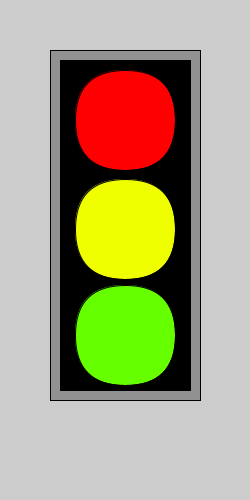
Frame 1 (no input)
Frame 60 (the mouse pressed at the canvas centre just before this capture): identical to frame 1, image omitted
Frame 120 (the mouse held since frame 60 and released just before this capture): identical to frame 1, image omitted

The Processing sketch that drew this single still picture (run headless with seeded random() and noise(); from frame 60 on, the mouse is pressed at the canvas centre):

// Processing sketch: taskThree
// ── taskThree.pde
color red = color(255, 0, 0);
color yellow = color(239, 255, 0);
color green = color(102, 255, 0);
int x = 0;


void setup() {
  size(250, 500);
  frameRate(10);
}

void draw() {

  fill(145); // grey color on trafficlight
  rect(50, 50, 150, 350);

  fill(0);// black background on trafficlight
  rect(60, 60, 130, 330);

  fill(red);
  rect(75, 70, 100, 100, 100, 75, 90, 120); // red light

  fill(yellow);
  rect(75, 179, 100, 100, 100, 75, 90, 120); // yellow light

  fill(green);
  rect(75, 285, 100, 100, 100, 75, 90, 120); // green light
  trafficLight();
  
  
  
}

void trafficLight() {

  if (x==0 && keyPressed == true && key =='1') // red light ON
  {
    red = color(255, 0, 0);
    yellow = color(145);
    green = color(145);
    x++;
  } else if (x==1 && keyPressed == true && key=='1') // Red light & yellow light ON
  {
    red = color(255, 0, 0);
    yellow = color(239, 255, 0);
    x++;
  } else if (x==2 && keyPressed == true && key=='1') // red off & yellow off & green ON
  {
    red = color(145);
    yellow = color(145);
    green = color(102, 255, 0);
    x++;
    
    
  } else if (x==3 && keyPressed == true && key=='1') // red off, yellow on, green off
  {
    red = color(145);
    yellow = color(239, 255, 0);
    green = color(145);
    x++;
  } else if (x==4 && keyPressed == true && key == '1') { // if x = 4, x will be 0
    x = 0;
  }
}










/*
  if (keyPressed == true && key =='2') {
 yellow = color(145);
 } else if(keyPressed == true && key =='w'){
 yellow = color(239, 255, 0);
 }
 if (keyPressed == true && key =='3') {
 green = color(145);
 
 }  else if(keyPressed == true && key =='e'){
 green = color(102, 255, 0);
 yellow = color(145);
 red = color(145);
 }
 */
